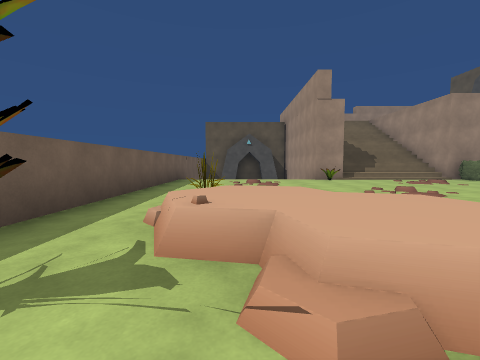
View 1 (above)

19 first-person views from a walk through a scene from a Unity 3-D project. The camera is 1.2 m above the floor, tilts 4° down and sees 90° across. The floor is counted in squares, 2 m on a side. Each view is taken from the middle of a square. On the plan, view 1 faces up. The plan holds only what a view shows up to about 9 squares ahead; the rest is blank. The place goes on beyond the plan. The player is left out. Some animated figures are left out. Some surface patterns are stand-ins.

View 2
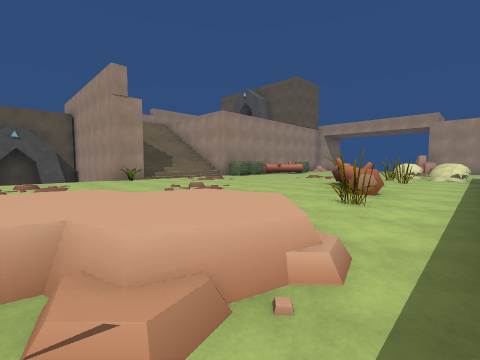

View 3
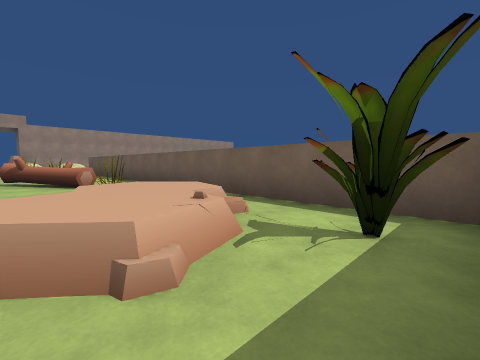

View 4
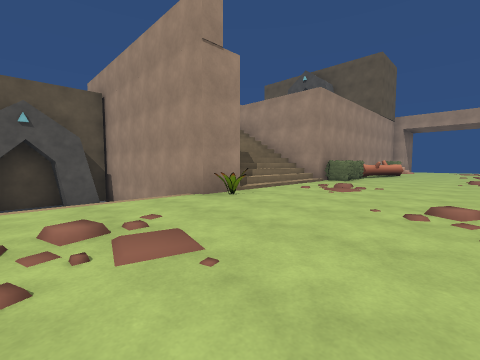

View 5
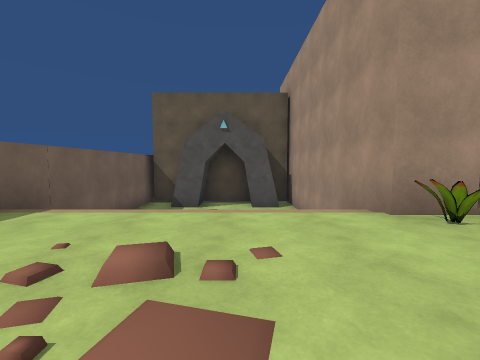

View 6
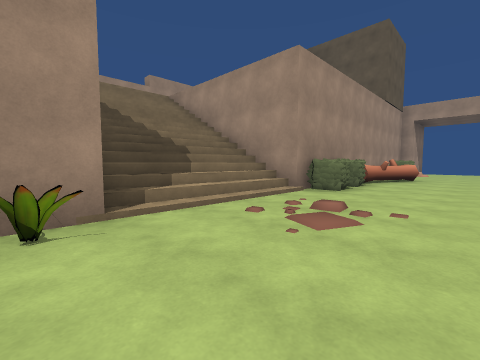

View 7
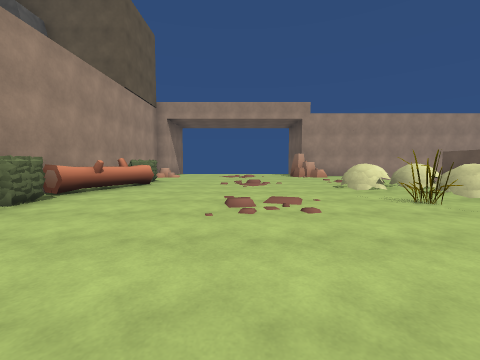

View 8
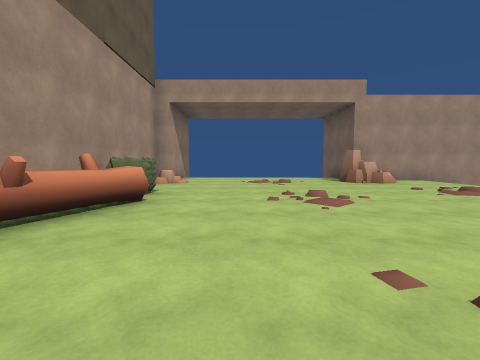

View 9
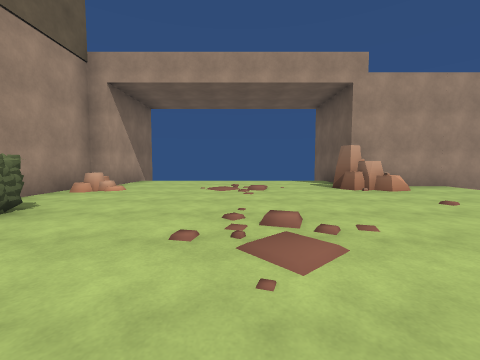

View 10
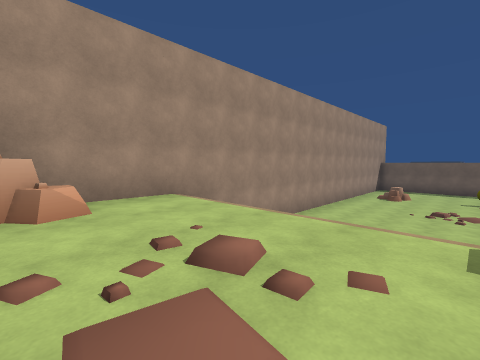

View 11
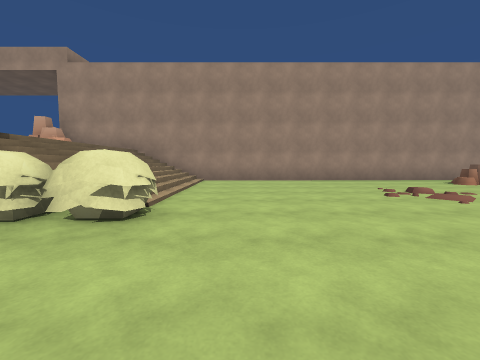

View 12
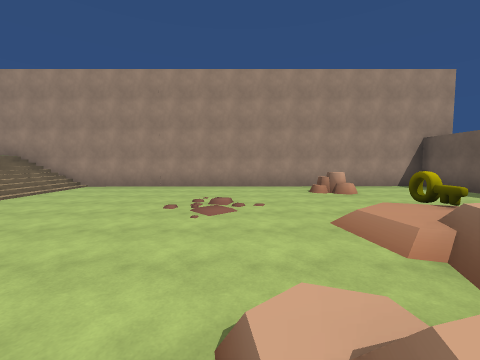

View 13
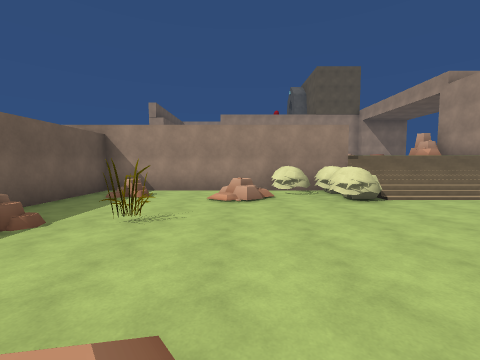

View 14
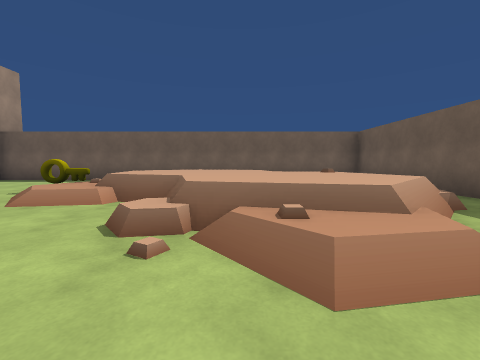

View 15
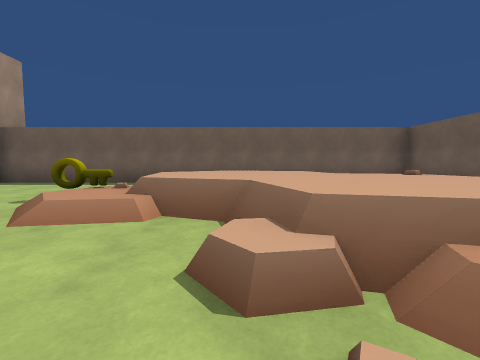

View 16
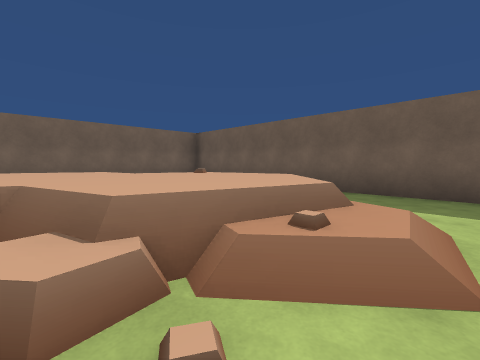

View 17
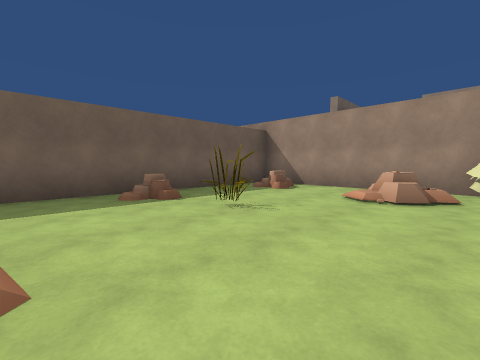

View 18
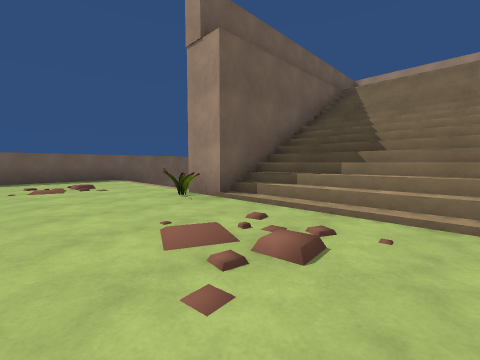

View 19
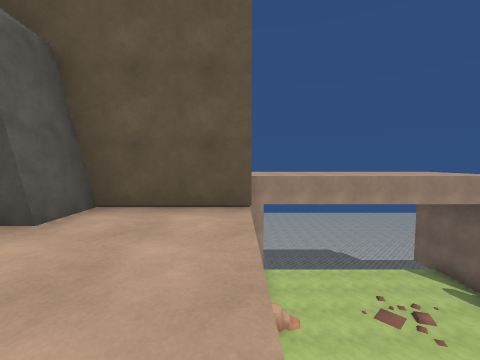

### Floor plan
Key: @ floor where view 1 was taken; # wall or solid block; . main floor; : floor 0.25 m higher than the main floor; - floor 1.25 m lower than the main floor; _ floor 1.5 m lower than the main floor; < floor 1.75 m lower than the main floor; ( floor 2 m lower than the main floor; ! floor 2.25 m lower than the main floor; + floor 6.25 m higher than the main floor; / step, stairs or slope; = window, fence, low wall or low ledge; ^ raised ledge; v drop or lower ground; O other object.
Columns run from 3 left of view 1 to 20 right of it. Each row starts with its distance up from view 1.
 17        ####
 16
 15  ######
 14 #_##_##////
 13 #_____#////
 12 #     #////
 11 #/    #////     +##
 10 #/    #////    +++#
  9 #/////#=//////////####=
  8 #.....O../.O.OOOOO.O...
  7 #......................
  6 #......................
  5 #......................
  4 #.O   .................
  3 #..^^  ..OO............
  2 #.=^^^..OO.O.O.O...OO##v
  1  .O=^..O.....OOO.:...#
  0  ..@....######.......#
 -1  ########!!!!OO#/////#
 -2         #O!(OOOO/////#
 -3         #(((O(OO(((((#
 -4         #((((((((((((#
 -5         #OO((((((((((#
 -6         #((((((((((((#
 -7         #((/(((((((((#
 -8         #(///=(((((((#
 -9         #==-/=(((((((#
-10         #(=--==</((O(#
-11         # ==---O(((O(#
-12         #  =--==(((((#
-13         #  ==== (((((#
-14         #       (((((#
-15          #############

Where each view was taken, in squares from view 1:
view 1: 0 up, 0 right, facing up
view 2: 0 up, 0 right, facing up-right
view 3: 3 up, 2 left, facing down-right
view 4: 5 up, 0 right, facing up-right
view 5: 6 up, 1 right, facing up
view 6: 6 up, 3 right, facing up-right
view 7: 5 up, 6 right, facing right
view 8: 6 up, 9 right, facing right
view 9: 5 up, 11 right, facing right
view 10: 2 up, 13 right, facing down-right
view 11: 4 down, 9 right, facing right
view 12: 8 down, 9 right, facing right
view 13: 8 down, 9 right, facing up
view 14: 6 down, 9 right, facing down
view 15: 7 down, 10 right, facing down
view 16: 7 down, 10 right, facing down-left
view 17: 7 down, 10 right, facing up-left
view 18: 6 up, 7 right, facing up-left
view 19: 9 up, 11 right, facing right
